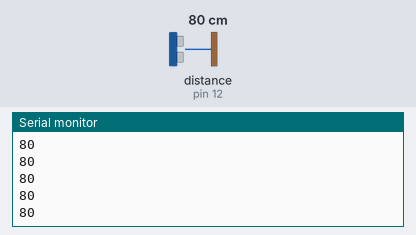
Recording of a sketch running on a simulated Arduino Uno, built with avr-gcc and run on an emulated ATmega328P. Shown: the last lines printed to the serial monitor. Wiring (inferred from the names in the program): ultrasonic range finder: trigger pin 13; echo pin 12. The test bench sets the inputs (shaded band); at power-on: distance to the obstacle (sensor on pin 12) 80 cm. The echo pulse lasts 58.3 µs per cm.

Above: at 1.2 s.
1.3 s: distance to the obstacle (sensor on pin 12) set to 2 cm
At 1.37 s:
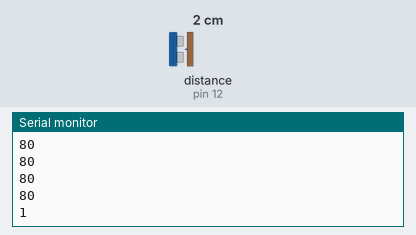
2.8 s: distance to the obstacle (sensor on pin 12) set to 4 cm
At 2.89 s:
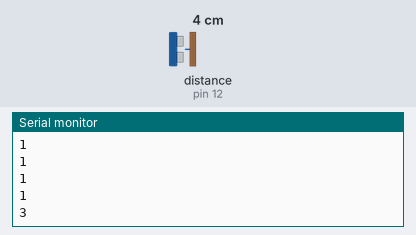
Timing chart, 0 to 5.8 s (numbered marks = the images above; inputs shaded):
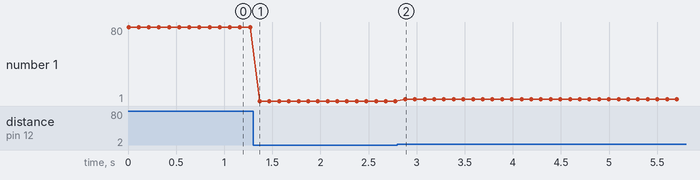

Measured:
- after the input at 1.3 s, the serial monitor: prints a new line after 0.07 s (image 1)
- after the input at 2.8 s, the serial monitor: prints a new line after 0.08 s (image 2)
- plotted number 1: 80 → 1 after the input at 1.3 s, 1 → 3 after the input at 2.8 s

The sketch:

Ultrasonic.ino
```cpp
const unsigned int TRIG_PIN=13;
const unsigned int ECHO_PIN=12;
const unsigned int BAUD_RATE=9600;

void setup()
{
//initialize serial communications at a 9600 baud rate
Serial.begin(9600);
pinMode(TRIG_PIN, OUTPUT);
  pinMode(ECHO_PIN, INPUT);
  Serial.begin(BAUD_RATE);
}
void loop()
{
digitalWrite(TRIG_PIN, LOW);
  delayMicroseconds(2);
  digitalWrite(TRIG_PIN, HIGH);
  delayMicroseconds(10);
  digitalWrite(TRIG_PIN, LOW);


 const unsigned long duration= pulseIn(ECHO_PIN, HIGH);
 int distance= duration/29/2;
 if(duration==0){
   Serial.println("Warning: no pulse from sensor");
   }
  else{
      //Serial.print("distance to nearest object:");
      Serial.println(String(distance));
      //Serial.println(" cm");
  }
 delay(100);
}
```
